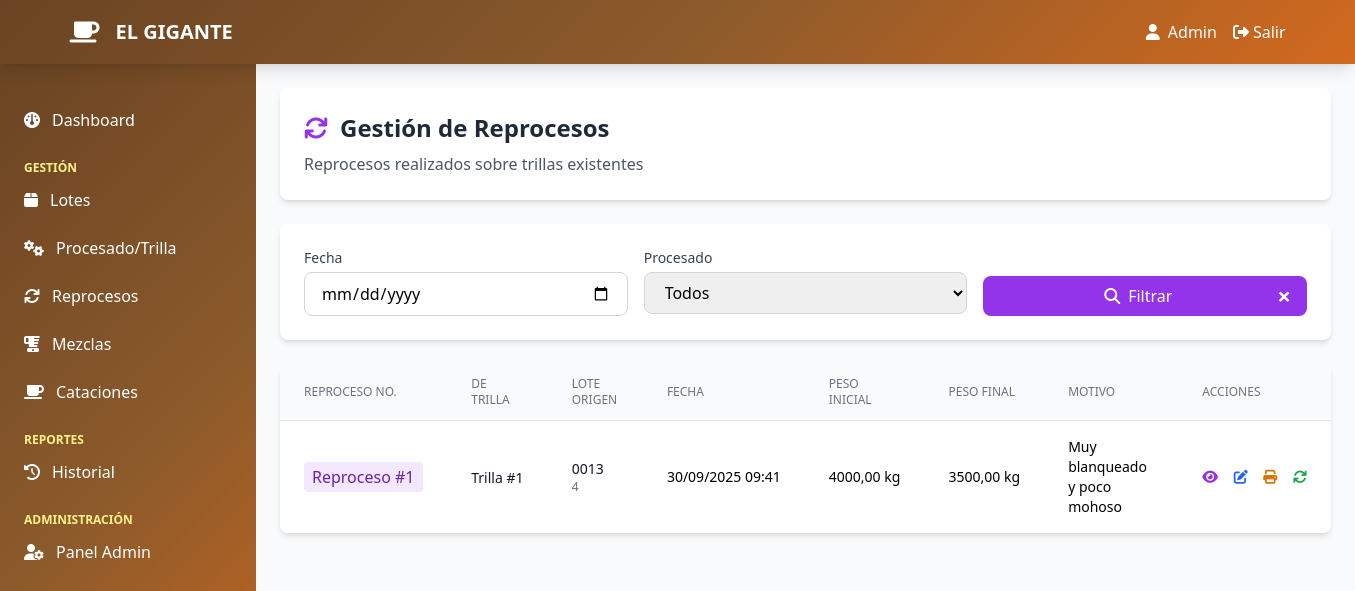
The app's page /reprocesos/ (signed in) with its own data.
### beneficio/models.py (models this page shows, shortened)
class Reproceso(models.Model):
    procesado = models.ForeignKey(Procesado, on_delete=models.CASCADE, related_name='reprocesos')
    numero = models.PositiveIntegerField()
    nombre = models.CharField(max_length=100, blank=True, null=True)
    fecha = models.DateTimeField(default=timezone.now)
    peso_inicial_kg = models.DecimalField(max_digits=10, decimal_places=2)
    unidad_peso_inicial = models.CharField(max_length=20, default='kg')
    peso_final_kg = models.DecimalField(max_digits=10, decimal_places=2)
    unidad_peso_final = models.CharField(max_length=20, default='kg')
    cafe_primera = models.DecimalField(max_digits=10, decimal_places=2, default=0)
    unidad_cafe_primera = models.CharField(max_length=20, default='kg')
    cafe_segunda = models.DecimalField(max_digits=10, decimal_places=2, default=0)
    unidad_cafe_segunda = models.CharField(max_length=20, default='kg')
    catadura = models.DecimalField(max_digits=10, decimal_places=2, default=0)
    rechazo_electronica = models.DecimalField(max_digits=10, decimal_places=2, default=0)
    bajo_zaranda = models.DecimalField(max_digits=10, decimal_places=2, default=0)
    barridos = models.DecimalField(max_digits=10, decimal_places=2, default=0)
    motivo = models.TextField()
    operador = models.ForeignKey(User, on_delete=models.SET_NULL, null=True)
    class Meta:
        ordering = ['-fecha']

class Procesado(models.Model):
    lote = models.ForeignKey(Lote, on_delete=models.CASCADE, related_name='procesos')
    numero_trilla = models.CharField(max_length=50)
    fecha = models.DateTimeField(default=timezone.now)
    peso_inicial_kg = models.DecimalField(max_digits=10, decimal_places=2)
    unidad_peso_inicial = models.CharField(max_length=20, default='kg')
    peso_final_kg = models.DecimalField(max_digits=10, decimal_places=2)
    unidad_peso_final = models.CharField(max_length=20, default='kg')
    cafe_primera = models.DecimalField(max_digits=10, decimal_places=2, default=0)
    unidad_cafe_primera = models.CharField(max_length=20, default='kg')
    cafe_segunda = models.DecimalField(max_digits=10, decimal_places=2, default=0)
    unidad_cafe_segunda = models.CharField(max_length=20, default='kg')
    catadura = models.DecimalField(max_digits=10, decimal_places=2, default=0)
    rechazo_electronica = models.DecimalField(max_digits=10, decimal_places=2, default=0)
    bajo_zaranda = models.DecimalField(max_digits=10, decimal_places=2, default=0)
    barridos = models.DecimalField(max_digits=10, decimal_places=2, default=0)
    observaciones = models.TextField(blank=True, null=True)
    operador = models.ForeignKey(User, on_delete=models.SET_NULL, null=True)
    class Meta:
        verbose_name = "Procesado"
        verbose_name_plural = "Procesados"
        ordering = ['-fecha']

class Lote(models.Model):
    ESTADO_CHOICES = [
        ('disponible', 'Disponible'),
        ('en_proceso', 'En Proceso'),
        ('procesado', 'Procesado'),
        ('agotado', 'Agotado'),
    ]
    """Modelo principal para los lotes de café"""
    codigo = models.CharField(max_length=50, unique=True)
    tipo_cafe = models.CharField(max_length=100)
    bodega = models.ForeignKey(Bodega, on_delete=models.CASCADE, related_name='lotes')
    peso_kg = models.DecimalField(max_digits=10, decimal_places=2)
    humedad = models.DecimalField(max_digits=5, decimal_places=2)
    fecha_ingreso = models.DateTimeField()
    proveedor = models.CharField(max_length=200)
    precio_quintal = models.DecimalField(max_digits=10, decimal_places=2)
    observaciones = models.TextField(blank=True, null=True)
    activo = models.BooleanField(default=True)
    created_by = models.ForeignKey(User, on_delete=models.SET_NULL, null=True)
    created_at = models.DateTimeField(auto_now_add=True)
    class Meta:
        ordering = ['-fecha_ingreso']

### beneficio/views.py (the view)
# urls.py: path('reprocesos/', views.lista_reprocesos, name='lista_reprocesos'),
@login_required
def lista_reprocesos(request):
    fecha = request.GET.get('fecha')
    procesado = request.GET.get('procesado')
    reprocesos = Reproceso.objects.all().order_by('-fecha')
    if fecha:
        reprocesos = reprocesos.filter(fecha__date=fecha)
    if procesado:
        reprocesos = reprocesos.filter(procesado_id=procesado)
    context = {
        'reprocesos': reprocesos,
        'procesados': Procesado.objects.all(),
    }
    return render(request, 'beneficio/reprocesos/lista.html', context)

### beneficio/templates/beneficio/reprocesos/lista.html (shortened to what this page needs)
{% extends 'base.html' %}
{% block content %}
<div class="space-y-6">
    <div class="bg-white rounded-lg shadow-md p-6 flex justify-between items-center">
        <div>
            <h2 class="text-2xl font-bold text-gray-800 flex items-center">
                <i class="fas fa-sync mr-3 text-purple-600"></i>
                Gestión de Reprocesos
            </h2>
            <p class="text-gray-600 mt-2">Reprocesos realizados sobre trillas existentes</p>
        </div>
    </div>
    <div class="bg-white rounded-lg shadow-md p-6">
        <form method="get" class="grid grid-cols-1 md:grid-cols-3 gap-4">
            <div>
                <label class="block text-sm font-medium text-gray-700 mb-1">Fecha</label>
                <input type="date" name="fecha" value="{{ request.GET.fecha }}"
                       class="w-full px-4 py-2 border border-gray-300 rounded-lg focus:ring-2 focus:ring-purple-600">
            </div>
            <div>
                <label class="block text-sm font-medium text-gray-700 mb-1">Procesado</label>
                <select name="procesado" class="w-full px-4 py-2 border border-gray-300 rounded-lg focus:ring-2 focus:ring-purple-600">
                    <option value="">Todos</option>
                </select>
            </div>
            <div class="flex items-end">
                <button type="submit" class="w-full bg-purple-600 text-white px-4 py-2 rounded-lg hover:bg-purple-700 transition">
                    <i class="fas fa-search mr-2"></i>Filtrar
                </button>
            </div>
        </form>
    </div>
    <div class="bg-white rounded-lg shadow-md overflow-hidden">
        <table class="min-w-full divide-y divide-gray-200">
            <thead class="bg-gray-50">
                <tr>
                    <th class="px-6 py-3 text-left text-xs font-medium text-gray-500 uppercase">Reproceso No.</th>
                    <th class="px-6 py-3 text-left text-xs font-medium text-gray-500 uppercase">De Trilla</th>
                    <th class="px-6 py-3 text-left text-xs font-medium text-gray-500 uppercase">Lote Origen</th>
                    <th class="px-6 py-3 text-left text-xs font-medium text-gray-500 uppercase">Fecha</th>
                    <th class="px-6 py-3 text-left text-xs font-medium text-gray-500 uppercase">Peso Inicial</th>
                    <th class="px-6 py-3 text-left text-xs font-medium text-gray-500 uppercase">Peso Final</th>
                    <th class="px-6 py-3 text-left text-xs font-medium text-gray-500 uppercase">Motivo</th>
                    <th class="px-6 py-3 text-left text-xs font-medium text-gray-500 uppercase">Acciones</th>
                </tr>
            </thead>
            <tbody class="bg-white divide-y divide-gray-200">
                {% for reproceso in reprocesos %}
                <tr class="hover:bg-gray-50">
                    <td class="px-6 py-4 whitespace-nowrap">
                        <span class="bg-purple-100 text-purple-800 px-2 py-1 rounded font-medium">
                            Reproceso #{{ reproceso.numero }}
                        </span>
                    </td>
                    <td class="px-6 py-4 whitespace-nowrap">
                        <span class="text-sm text-gray-900">Trilla #{{ reproceso.procesado.numero_trilla }}</span>
                    </td>
                    <td class="px-6 py-4 whitespace-nowrap">
                        <div class="text-sm text-gray-900">{{ reproceso.procesado.lote.codigo }}</div>
                        <div class="text-xs text-gray-500">{{ reproceso.procesado.lote.tipo_cafe }}</div>
                    </td>
                    <td class="px-6 py-4 whitespace-nowrap text-sm">{{ reproceso.fecha|date:"d/m/Y H:i" }}</td>
                    <td class="px-6 py-4 whitespace-nowrap text-sm">{{ reproceso.peso_inicial_kg|floatformat:2 }} kg</td>
                    <td class="px-6 py-4 whitespace-nowrap text-sm">{{ reproceso.peso_final_kg|floatformat:2 }} kg</td>
                    <td class="px-6 py-4 text-sm">{{ reproceso.motivo|truncatewords:8 }}</td>
                    <td class="px-6 py-4 whitespace-nowrap text-right text-sm font-medium">
                        <a href="{% url 'detalle_reproceso' reproceso.id %}" class="text-purple-600 hover:text-purple-900 mr-3" title="Ver detalles">
                            <i class="fas fa-eye"></i>
                        </a>
                        <a href="{% url 'editar_reproceso' reproceso.id %}" class="text-blue-600 hover:text-blue-900 mr-3" title="Renombrar">
                            <i class="fas fa-edit"></i>
                        </a>
                        <a href="#" onclick="imprimirReproceso({{ reproceso.id }}); return false;" class="text-amber-600 hover:text-amber-900 mr-3" title="Imprimir">
                            <i class="fas fa-print"></i>
                        </a>
                        <a href="{% url 'reprocesar_reproceso' reproceso.id %}" class="text-green-600 hover:text-green-900" title="Re-reprocesar">
                            <i class="fas fa-sync"></i>
                        </a>
                    </td>
                </tr>
                {% endfor %}
            </tbody>
        </table>
    </div>
</div>
{% endblock %}

### beneficio/templates/base.html (shortened to what this page needs)
<!DOCTYPE html>
<html lang="es">
<head>
    <script src="https://cdn.tailwindcss.com"></script>
    <link rel="stylesheet" href="https://cdnjs.cloudflare.com/ajax/libs/font-awesome/6.4.0/css/all.min.css">
</head>
<body class="bg-gray-50">
    {% if user.is_authenticated %}
    <nav class="coffee-gradient shadow-lg fixed top-0 w-full z-50">
        <div class="max-w-7xl mx-auto px-4 sm:px-6 lg:px-8">
            <div class="flex items-center justify-between h-16">
                <div class="flex items-center">
                    <div class="flex-shrink-0">
                        <i class="fas fa-coffee text-white text-2xl"></i>
                    </div>
                    <div class="ml-4">
                        <h1 class="text-white text-xl font-bold">EL GIGANTE</h1>
                    </div>
                </div>
                <div class="flex items-center space-x-4">
                    <span class="text-white">
                        <i class="fas fa-user mr-2"></i>{{ user.username }}
                    </span>
                    <a href="{% url 'logout' %}" class="text-white hover:text-yellow-200 transition">
                        <i class="fas fa-sign-out-alt mr-1"></i>Salir
                    </a>
                </div>
            </div>
        </div>
    </nav>
    <div class="flex min-h-screen pt-16">
        <div class="w-64 coffee-gradient text-white fixed h-full top-16 overflow-y-auto">
            <nav class="mt-8 pb-8">
                <a href="{% url 'dashboard' %}" class="block px-6 py-3 sidebar-hover">
                    <i class="fas fa-dashboard mr-3"></i>Dashboard
                </a>
                <div class="mt-4 px-6">
                    <p class="text-xs uppercase text-yellow-200 font-semibold">Gestión</p>
                </div>
                <a href="{% url 'lista_lotes' %}" class="block px-6 py-3 sidebar-hover">
                    <i class="fas fa-box mr-3"></i>Lotes
                </a>
                <a href="{% url 'lista_procesados' %}" class="block px-6 py-3 sidebar-hover">
                    <i class="fas fa-cogs mr-3"></i>Procesado/Trilla
                </a>
                <a href="{% url 'lista_reprocesos' %}" class="block px-6 py-3 sidebar-hover">
                    <i class="fas fa-sync mr-3"></i>Reprocesos
                </a>
                <a href="{% url 'lista_mezclas' %}" class="block px-6 py-3 sidebar-hover">
                    <i class="fas fa-blender mr-3"></i>Mezclas
                </a>
                <a href="{% url 'lista_cataciones' %}" class="block px-6 py-3 sidebar-hover">
                    <i class="fas fa-coffee mr-3"></i>Cataciones
                </a>
                <div class="mt-4 px-6">
                    <p class="text-xs uppercase text-yellow-200 font-semibold">Reportes</p>
                </div>
                <a href="{% url 'historial' %}" class="block px-6 py-3 sidebar-hover">
                    <i class="fas fa-history mr-3"></i>Historial
                </a>
                {% if user.is_superuser %}
                <div class="mt-4 px-6">
                    <p class="text-xs uppercase text-yellow-200 font-semibold">Administración</p>
                </div>
                <a href="/admin/" class="block px-6 py-3 sidebar-hover">
                    <i class="fas fa-user-cog mr-3"></i>Panel Admin
                </a>
                {% endif %}
            </nav>
        </div>
        <div class="flex-1 ml-64">
            <main class="p-6">
                {% block content %}{% endblock %}
            </main>
        </div>
    </div>
    {% endif %}
</body>
</html>

### beneficio/templates/base.html (style rules this page uses)
.coffee-gradient { background: linear-gradient(135deg, #6B4423 0%, #8B5A2B 50%, #D2691E 100%); }

### records on screen
Reproceso: numero "1", procesado.numero_trilla "1", procesado.lote.codigo "0013", procesado.lote.tipo_cafe "4", fecha "30/09/2025 09:41", peso_inicial_kg "4000,00", peso_final_kg "3500,00", motivo "Muy blanqueado y poco mohoso"

### other values on screen
{{ user.username }} "Admin"
